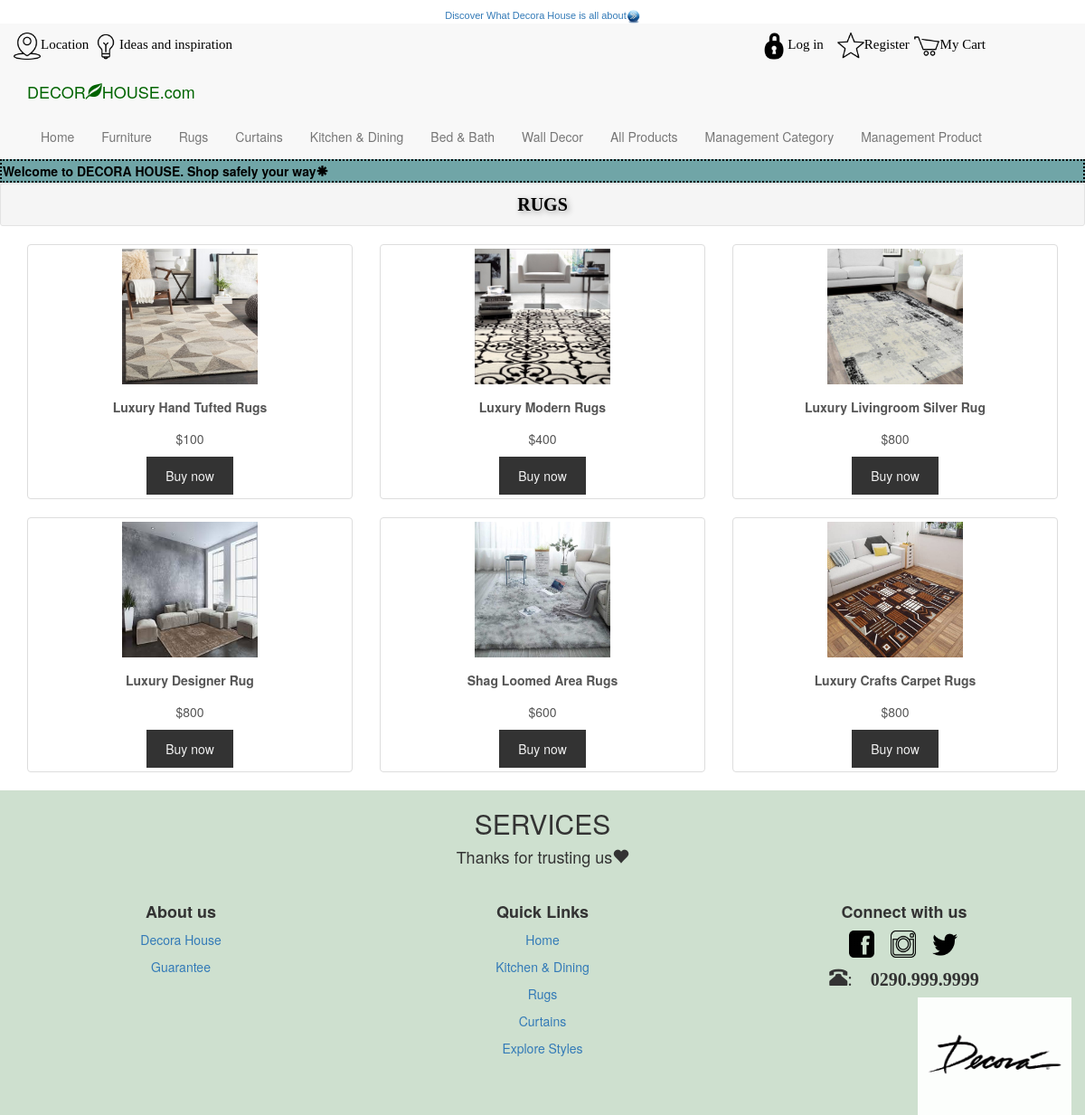
The page /?page=rugs on the database its author committed.
### tables this page shows
CREATE TABLE `product` (
  `Product_ID` varchar(10) NOT NULL,
  `Product_Name` varchar(30) NOT NULL,
  `Price` bigint(20) NOT NULL,
  `oldPrice` decimal(12,2) NOT NULL,
  `SmallDesc` varchar(1000) NOT NULL,
  `DetailDesc` text NOT NULL,
  `ProDate` datetime NOT NULL,
  `Pro_qty` int(11) NOT NULL,
  `Pro_image` varchar(200) NOT NULL,
  `Cat_ID` varchar(10) NOT NULL
);

### Rugs.php (the view, shortened to what this page needs)
<div class="well well-sm" id="best_seller">RUGS</div>
<div class="bg-1">
  <div class="container">
    <div class="row text-center">
      <?php
        $result = mysqli_query($conn, "SELECT * FROM product where Cat_ID ='C002'");
          while($row = mysqli_fetch_array($result, MYSQLI_ASSOC)){
      ?>
        <div class="col-sm-4">
          <div class="thumbnail">
            <img id="furniture" src="images/<?php echo $row['Pro_image']?>">
            <p><strong><?php echo $row['Product_Name']?></strong></p>
            <p>$<?php echo $row['Price']?></p>
            <button class="btn">Buy now</button>
          </div>
        </div>
      <?php
        }
      ?>
    </div>
  </div>
</div>

### format.css (style rules this page uses)
.thumbnail p { margin-top: 15px; color: #555; }
.thumbnail img { width: 250px; height: 160px; transition: width 2s, height 2s, box-shadow 2s; -o-transition: width 2s, height 2s, box-shadow 2s; -ms-transition: width 2s, height 2s, box-shadow 2s; -moz-transition: width 2s, height 2s, box-shadow 2s; -webkit-transition: width 2s, height 2s, box-shadow 2s;; }
.btn { padding: 10px 20px; background-color: #333; color: #f1f1f1; border-radius: 0; transition: .2s; }
#best_seller { text-align: center; text-shadow: 2px 2px 6px #999; font-weight: bold; font-family: Georgia; color: rgb(0, 0, 0); font-size: 20px; }
#furniture { width: 150px; height: 150px; }

### rows shown on the page
product: Pro_image (picture), Product_Name "Luxury Hand Tufted Rugs", Price "100"
product: Pro_image (picture), Product_Name "Luxury Modern Rugs", Price "400"
product: Pro_image (picture), Product_Name "Luxury Livingroom Silver Rug", Price "800"
product: Pro_image (picture), Product_Name "Luxury Designer Rug", Price "800"
product: Pro_image (picture), Product_Name "Shag Loomed Area Rugs", Price "600"
product: Pro_image (picture), Product_Name "Luxury Crafts Carpet Rugs", Price "800"
